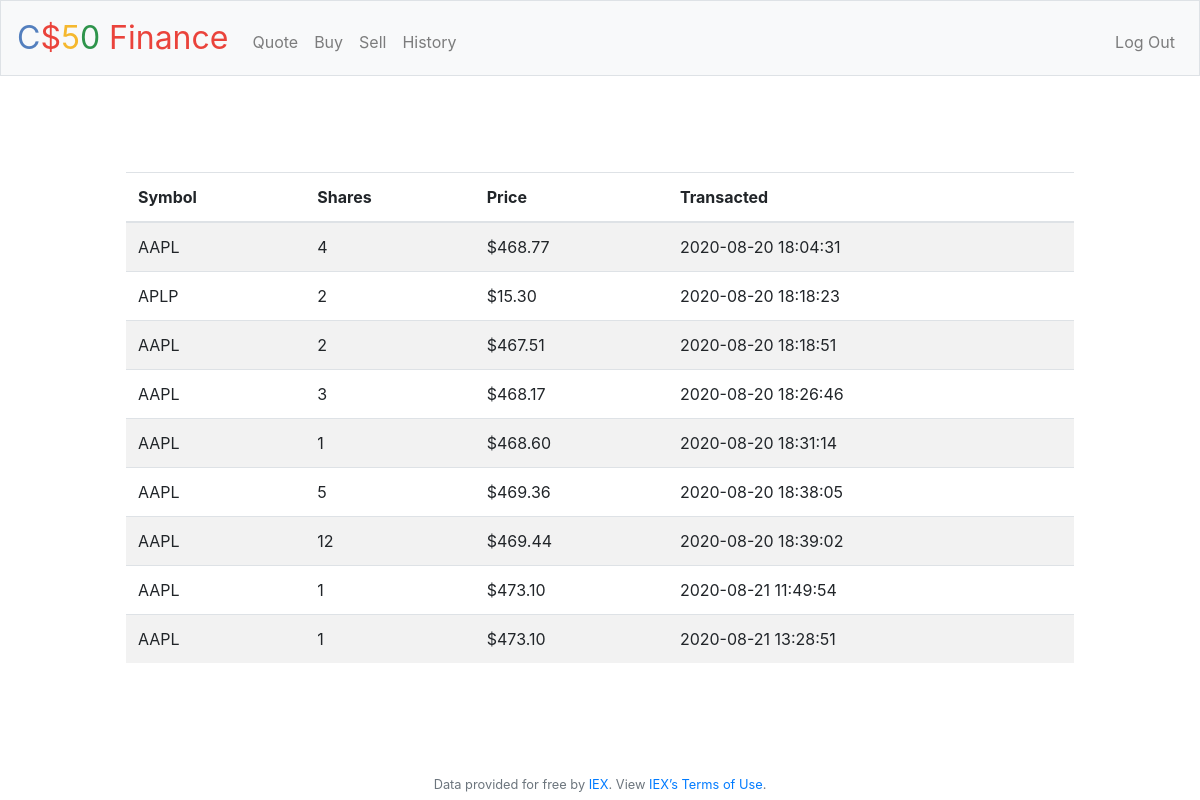
/history (signed in), run on an earlier commit of the app's database.
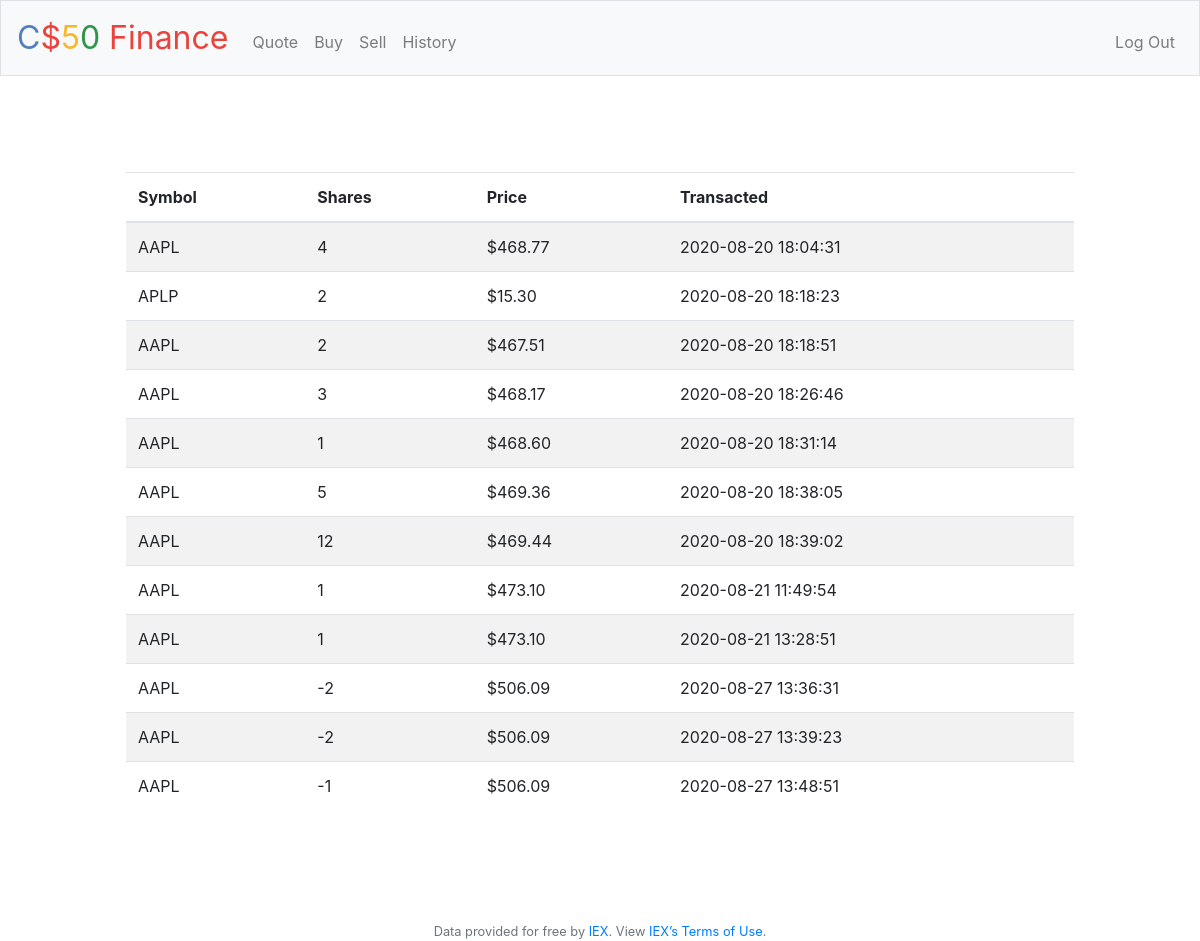
And on a later commit of the database.
### tables this page shows
CREATE TABLE "transactions" (
	"user_id"	INTEGER NOT NULL,
	"symbol"	TEXT NOT NULL,
	"shares"	NUMERIC NOT NULL,
	"price"	NUMERIC NOT NULL,
	"transacted"	DATETIME NOT NULL,
	"transaction_id"	INTEGER NOT NULL,
	FOREIGN KEY("user_id") REFERENCES "users"("id"),
	PRIMARY KEY("transaction_id" AUTOINCREMENT)
);

### application.py (the view)
@app.route("/history")
@login_required
def history():
    rows = db.execute(
        "SELECT symbol, shares, price, transacted, cash FROM transactions INNER JOIN users ON users.id = transactions.user_id WHERE user_id = :user_id",
        user_id=session["user_id"])
    return render_template("history.html",
                           rows=rows)

### application.py (called while the page is built)
@app.after_request
def after_request(response):
    response.headers["Cache-Control"] = "no-cache, no-store, must-revalidate"
    response.headers["Expires"] = 0
    response.headers["Pragma"] = "no-cache"
    return response

### helpers.py (called while the page is built)
def login_required(f):
    @wraps(f)
    def decorated_function(*args, **kwargs):
        if session.get("user_id") is None:
            return redirect("/login")
        return f(*args, **kwargs)
    return decorated_function

### templates/history.html (shortened to what this page needs)
{% extends "layout.html" %}
{% block main %}
<main class="container p-5">
    <table class="table table-striped">
        <thead>
            <tr>
                <th>Symbol</th>
                <th>Shares</th>
                <th>Price</th>
                <th>Transacted</th>
            </tr>
        </thead>
        <tbody>
            {% for row in rows %}
            <tr>
                <td>{{ row["symbol"] }}</td>
                <td>{{ row["shares"] }}</td>
                <td>{{ row["price"] }}</td>
                <td>{{ row["transacted"] }}</td>
            </tr>
            {% endfor %}
        </tbody>
    </table>
</main>
{% endblock %}

### templates/layout.html (shortened to what this page needs)
<!DOCTYPE html>
<html lang="en">
    <head>
        <link href="https://maxcdn.bootstrapcdn.com/bootstrap/4.1.3/css/bootstrap.min.css" rel="stylesheet">
        <link href="/static/styles.css" rel="stylesheet">
    </head>
    <body>
        <nav class="navbar navbar-expand-md navbar-light bg-light border">
            <a class="navbar-brand" href="/"><span class="blue">C</span><span class="red">$</span><span class="yellow">5</span><span class="green">0</span> <span class="red">Finance</span></a>
            <div class="collapse navbar-collapse" id="navbar">
                {% if session.user_id %}
                    <ul class="navbar-nav mr-auto mt-2">
                        <li class="nav-item"><a class="nav-link" href="/quote">Quote</a></li>
                        <li class="nav-item"><a class="nav-link" href="/buy">Buy</a></li>
                        <li class="nav-item"><a class="nav-link" href="/sell">Sell</a></li>
                        <li class="nav-item"><a class="nav-link" href="/history">History</a></li>
                    </ul>
                    <ul class="navbar-nav ml-auto mt-2">
                        <li class="nav-item"><a class="nav-link" href="/logout">Log Out</a></li>
                    </ul>
                {% else %}
                    <ul class="navbar-nav ml-auto mt-2">
                        <li class="nav-item"><a class="nav-link" href="/register">Register</a></li>
                        <li class="nav-item"><a class="nav-link" href="/login">Log In</a></li>
                    </ul>
                {% endif %}
            </div>
        </nav>
        <main class="container p-5">
            {% block main %}{% endblock %}
        </main>
        <footer class="small text-center text-muted">
            Data provided for free by <a href="https://iextrading.com/developer">IEX</a>. View <a href="https://iextrading.com/api-exhibit-a/">IEX’s Terms of Use</a>.
        </footer>
    </body>
</html>

### static/styles.css (style rules this page uses)
nav .navbar-brand { font-size: xx-large; }
nav .navbar-brand .blue { color: #537fbe; }
nav .navbar-brand .red { color: #ea433b; }
nav .navbar-brand .yellow { color: #f5b82e; }
nav .navbar-brand .green { color: #2e944b; }
main { overflow-x: auto; text-align: center; }
main table { text-align: left; }

What changed in the data, as far as the page shows it:
added transactions: symbol "AAPL", shares "-2", price "$506.09", transacted "2020-08-27 13:36:31"
added transactions: symbol "AAPL", shares "-2", price "$506.09", transacted "2020-08-27 13:39:23"
added transactions: symbol "AAPL", shares "-1", price "$506.09", transacted "2020-08-27 13:48:51"
